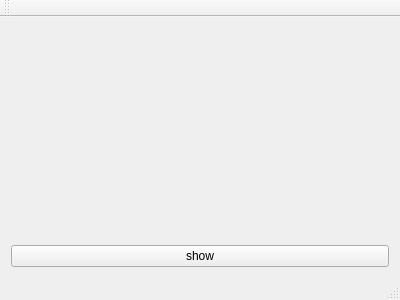
<?xml version="1.0" encoding="UTF-8"?>
<ui version="4.0">
 <class>MainWindow</class>
 <widget class="QMainWindow" name="MainWindow">
  <property name="geometry">
   <rect>
    <x>0</x>
    <y>0</y>
    <width>400</width>
    <height>300</height>
   </rect>
  </property>
  <property name="windowTitle">
   <string>MainWindow</string>
  </property>
  <widget class="QWidget" name="centralWidget">
   <layout class="QGridLayout" name="gridLayout">
    <item row="0" column="0">
     <widget class="QLabel" name="label">
      <property name="text">
       <string/>
      </property>
     </widget>
    </item>
    <item row="1" column="0">
     <widget class="QPushButton" name="pushButton">
      <property name="text">
       <string>show</string>
      </property>
     </widget>
    </item>
   </layout>
  </widget>
  <widget class="QMenuBar" name="menuBar">
   <property name="geometry">
    <rect>
     <x>0</x>
     <y>0</y>
     <width>400</width>
     <height>23</height>
    </rect>
   </property>
  </widget>
  <widget class="QToolBar" name="mainToolBar">
   <attribute name="toolBarArea">
    <enum>TopToolBarArea</enum>
   </attribute>
   <attribute name="toolBarBreak">
    <bool>false</bool>
   </attribute>
  </widget>
  <widget class="QStatusBar" name="statusBar"/>
 </widget>
 <layoutdefault spacing="6" margin="11"/>
 <resources/>
 <connections/>
</ui>
